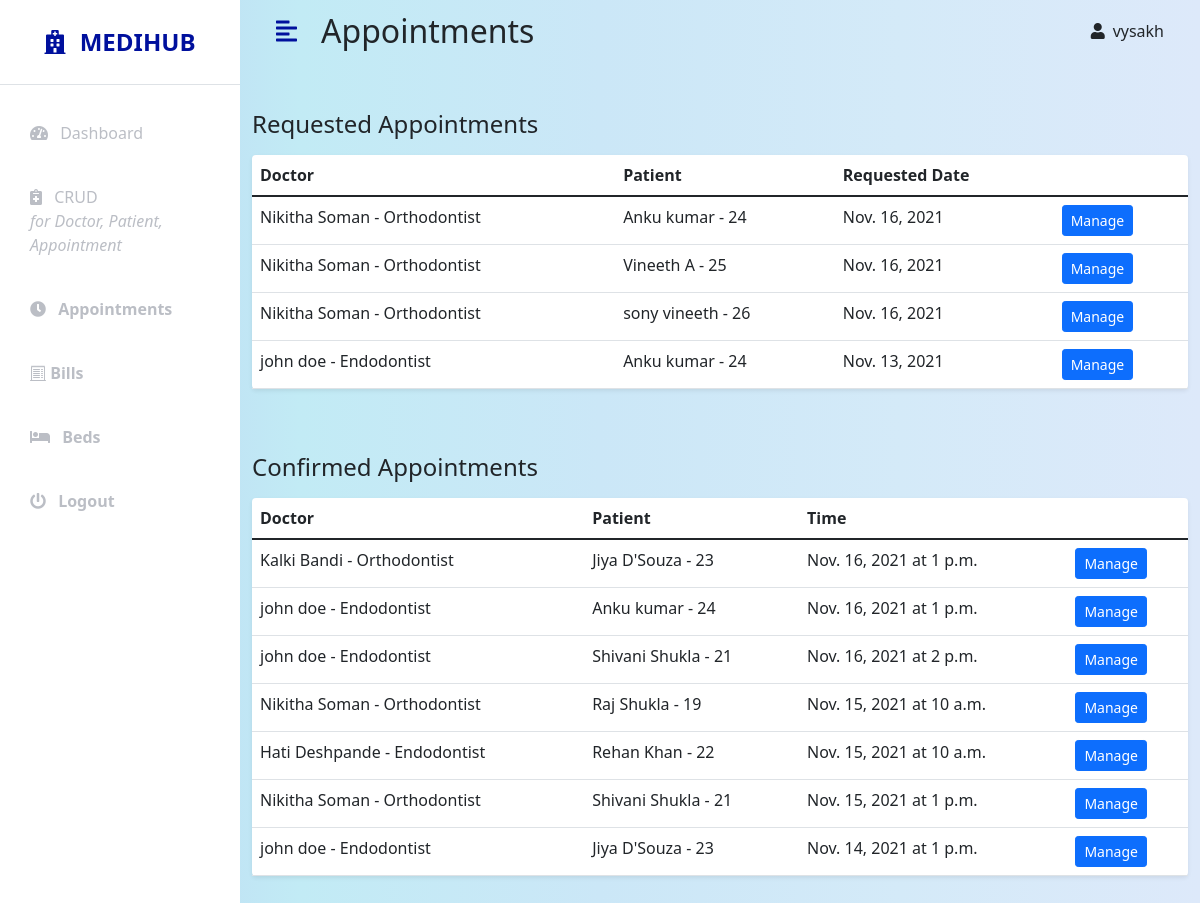
The app's page /adminapp/manage-appointments (signed in) with its own data.
### hospital/models.py (models this page shows, shortened)
class Appointment(models.Model):
    doctor = models.ForeignKey(Doctor, on_delete=models.CASCADE, null=True, blank=True)
    patient = models.ForeignKey(Patient, on_delete=models.CASCADE, null=True, blank=True)
    date = models.DateField(null=True, blank=True)
    time = models.TimeField(null=True, blank=True)
    details = models.TextField(max_length=1000, null=True, blank=True)
    confirmed = models.BooleanField(default=False)
    completed = models.BooleanField(default=False)
    class Meta:
        ordering = ['-date', 'time']

class Doctor(models.Model):
    GENDER_CHOICES = [
        ('M', 'Male'),
        ('F', 'Female'),
        ('X', 'Other'),
    ]
    user = models.OneToOneField(User, on_delete=models.CASCADE, null=True, blank=True)
    first_name = models.CharField(max_length=50, null=True, blank=True)
    last_name = models.CharField(max_length=50, null=True, blank=True)
    patients = models.ManyToManyField('Patient')
    gender = models.CharField(max_length=1, choices=GENDER_CHOICES, null=True, blank=True)
    dob = models.DateField(null=True, blank=True)
    department = models.CharField(max_length=50, null=True, blank=True)
    phone = models.CharField(max_length=10, null=True, blank=True)
    address = models.TextField(max_length=400, null=True, blank=True)
    email = models.CharField(max_length=100, null=True, blank=True)
    salary_in_rs = models.IntegerField(null=True, blank=True)
    schedule = models.TextField(max_length=1000, null=True, blank=True)
    def __str__(self):
        return f'{self.first_name} {self.last_name} - {self.department}'

class Patient(models.Model):
    GENDER_CHOICES = [
        ('M', 'Male'),
        ('F', 'Female'),
        ('X', 'Other'),
    ]
    user = models.OneToOneField(User, on_delete=models.CASCADE, null=True, blank=True)
    first_name = models.CharField(max_length=50, null=True, blank=True)
    last_name = models.CharField(max_length=50, null=True, blank=True)
    gender = models.CharField(max_length=1, choices=GENDER_CHOICES, null=True, blank=True)
    dob = models.DateField(null=True, blank=True)
    phone = models.CharField(max_length=10, null=True, blank=True)
    address = models.TextField(max_length=400, null=True, blank=True)
    email = models.CharField(max_length=100, null=True, blank=True)
    admitted = models.BooleanField(default=False)
    def __str__(self):
        return f'{self.first_name} {self.last_name} - {self.id}'

### adminapp/views.py (the view)
# urls.py: path('manage-appointments', views.manageAppointmentsList, name='manage-appointments-list'),
@login_required(login_url='admin-login')
@user_passes_test(is_admin, login_url='admin-login')
def manageAppointmentsList(request):
    requested_appointments = Appointment.objects.filter(completed=False).filter(confirmed=False)
    confirmed_appointments = Appointment.objects.filter(completed=False).filter(confirmed=True)
    context = {
        'requested_appointments': requested_appointments,
        'confirmed_appointments': confirmed_appointments,
    }
    return render(request, 'adminapp/manage_appointments_list.html', context)

### adminapp/views.py (called while the page is built)
def is_admin(user):
    return user.groups.filter(name = 'Administrators').exists()

### adminapp/templates/adminapp/manage_appointments_list.html
{% extends 'adminapp/base.html' %}
{% block content %}
<div class="container-fluid" id="page-content-wrapper">
    <nav class="navbar navbar-expand-lg navbar-light bg-transparent py-1 px-4">
        <div class="d-flex align-items-center justify-content-end">
            <i class="fas fa-align-left primary-text fs-4 me-3" id="menu-toggle"></i>
            <h2 class="fs-2 m-2">Appointments</h2>
        </div>
        <div class="collapse navbar-collapse" id="navbarSupportedContent">
            <ul class="navbar-nav ms-auto mb-2 mb-lg-0">
                <li class="nav-item dropdown">
                        <i class="fas fa-user me-2"></i>{{user.username}}
                </li>
            </ul>
        </div>
    </nav>
    <div class="row my-5">
        <h3 class="fs-4 mb-3">Requested Appointments</h3>
        <div class="col">
            <table class="table bg-white rounded shadow-sm  table-hover">
                <thead>
                    <tr>
                        <th scope="col">Doctor </th>
                        <th scope="col">Patient</th>
                        <th scope="col">Requested Date</th>
                        <th scope="col"></th>
                    </tr>
                </thead>
                <tbody>
                    {% for appointment in requested_appointments %}
                    <tr>
                        <td>{{appointment.doctor}}</td>
                        <td>{{appointment.patient}}</td>
                        <td>{{appointment.date}}</td>
                        <td><a class="btn btn-primary btn-sm"href="{% url 'manage-appointment' appointment.id %}">Manage</a></td>
                    </tr>
                    {% endfor %}
                </tbody>
            </table>
        </div>
    </div>
    <div class="row my-5">
        <h3 class="fs-4 mb-3">Confirmed Appointments</h3>
        <div class="col">
            <table class="table bg-white rounded shadow-sm  table-hover">
                <thead>
                    <tr>
                        <th scope="col">Doctor </th>
                        <th scope="col">Patient</th>
                        <th scope="col">Time</th>
                        <th scope="col"></th>
                    </tr>
                </thead>
                <tbody>
                    {% for appointment in confirmed_appointments %}
                    <tr>
                        <td>{{appointment.doctor}}</td>
                        <td>{{appointment.patient}}</td>
                        <td>{{appointment.date}} at {{appointment.time}}</td>
                        <td><a class="btn btn-primary btn-sm"href="{% url 'manage-appointment' appointment.id %}">Manage</a></td>
                    </tr>
                    {% endfor %}
                </tbody>
            </table>
        </div>
    </div>
</div>
{% endblock %}

### adminapp/static/css/style.css (style rules this page uses)
:root { --main-bg-color: #00189d; --main-text-color: #00109d; --second-text-color: #bbbec5; --second-bg-color: #c1e4ef; }
.primary-text { color: var(--main-text-color); }
#page-content-wrapper { min-width: 100vw; }
#menu-toggle { cursor: pointer; }
@media (min-width: 768px) { #page-content-wrapper { min-width: 0; width: 100%; } }

### records on screen
Appointment: doctor "Nikitha Soman - Orthodontist", patient "Anku kumar - 24", date "Nov. 16, 2021"
Appointment: doctor "Nikitha Soman - Orthodontist", patient "Vineeth A - 25", date "Nov. 16, 2021"
Appointment: doctor "Nikitha Soman - Orthodontist", patient "sony vineeth - 26", date "Nov. 16, 2021"
Appointment: doctor "john doe - Endodontist", patient "Anku kumar - 24", date "Nov. 13, 2021"
Appointment: doctor "Kalki Bandi - Orthodontist", patient "Jiya D'Souza - 23", date "Nov. 16, 2021", time "1 p.m."
Appointment: doctor "john doe - Endodontist", patient "Anku kumar - 24", date "Nov. 16, 2021", time "1 p.m."
Appointment: doctor "john doe - Endodontist", patient "Shivani Shukla - 21", date "Nov. 16, 2021", time "2 p.m."
Appointment: doctor "Nikitha Soman - Orthodontist", patient "Raj Shukla - 19", date "Nov. 15, 2021", time "10 a.m."
Appointment: doctor "Hati Deshpande - Endodontist", patient "Rehan Khan - 22", date "Nov. 15, 2021", time "10 a.m."
Appointment: doctor "Nikitha Soman - Orthodontist", patient "Shivani Shukla - 21", date "Nov. 15, 2021", time "1 p.m."
Appointment: doctor "john doe - Endodontist", patient "Jiya D'Souza - 23", date "Nov. 14, 2021", time "1 p.m."

### other values on screen
{{ user.username }} "vysakh"
